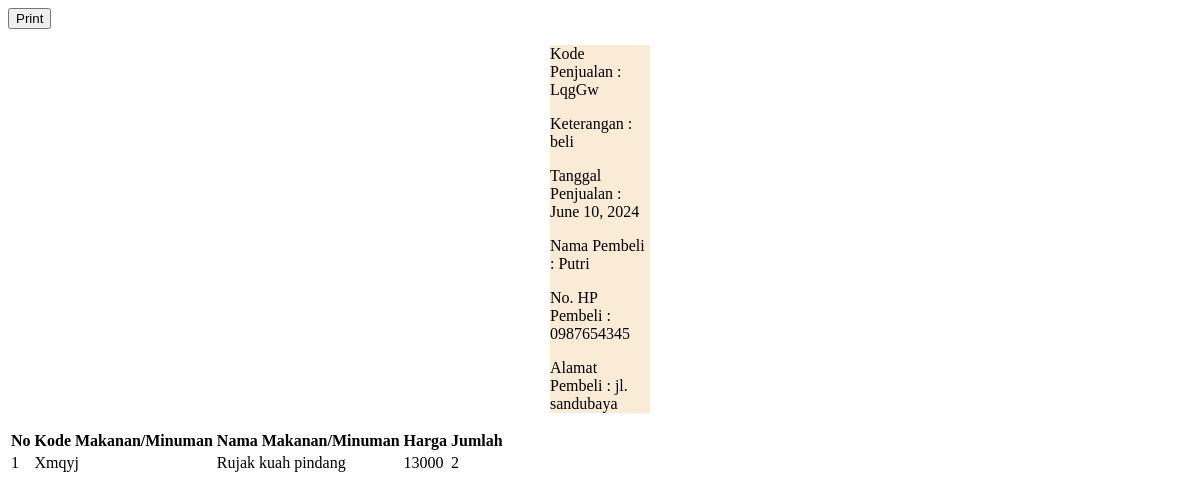
Screenshot of /kasir/sales/1/print-receipt with the database file from the repository.
### kasir/models.py (models this page shows)
class Sale(models.Model):
    code = models.CharField(max_length=10, unique=True)
    description = models.CharField(max_length=100)
    slug = models.TextField(unique=True)
    buyer_name = models.CharField(max_length=20)
    buyer_phone = models.CharField(max_length=15)
    buyer_address = models.CharField(max_length=200)
    ongkir = models.BigIntegerField(default=0)
    sale_date = models.DateField()
    created_at = models.DateTimeField()
    status = models.BooleanField(default=True)

class SaleProduct(models.Model):
    product = models.ForeignKey(Product, on_delete=models.PROTECT)
    sale = models.ForeignKey(Sale, on_delete=models.PROTECT)
    amount = models.IntegerField(default=0)
    price = models.BigIntegerField(default=0)

class Product(models.Model):
    code = models.CharField(max_length=5, unique=True)
    name = models.CharField(max_length=50)
    slug = models.CharField(max_length=100, unique=True)
    price = models.BigIntegerField()
    status = models.BooleanField(default=True)

### kasir/views.py (the view)
# urls.py: path('kasir/sales/<int:sale_id>/print-receipt', views.sale_receipt_print, name='sales.receipt.print'),
def sale_receipt_print(request, sale_id):
    sale = get_object_or_404(Sale, pk=sale_id)
    data = SaleProduct.objects.filter(sale=sale).all()
    context = {
        'sale': sale,
        'data': data
    }
    return render(request, 'kasir/sale-receipt.html', context=context)

### kasir/templates/kasir/sale-receipt.html (shortened to what this page needs)
{% extends 'base.html' %}
{% block content %}
<div class="bg-base-200">
    <button onclick="printReceipt()">Print</button>
  <div id="receipt" style="background-color: antiquewhite; width: 100px; margin: auto;">
    <p>Kode Penjualan : {{sale.code}}</p>
    <p>Keterangan : {{sale.description}}</p>
    <p>Tanggal Penjualan : {{sale.sale_date}}</p>
    <p>Nama Pembeli : {{sale.buyer_name}}</p>
    <p>No. HP Pembeli : {{sale.buyer_phone}}</p>
    <p>Alamat Pembeli : {{sale.buyer_address}}</p>
  </div>
  <section class="container px-4 mx-auto">
    <div class="flex flex-col">
      <div class="-mx-4 -my-2 overflow-x-auto sm:-mx-6 lg:-mx-8">
        <div class="inline-block min-w-full py-2 align-middle md:px-6 lg:px-8">
          <div class="overflow-hidden border border-gray-200 dark:border-gray-700 md:rounded-lg">
            <table class="min-w-full divide-y divide-gray-200 dark:divide-gray-700">
              <thead class="bg-gray-50 dark:bg-gray-800">
                <tr>
                  <th scope="col"
                    class="px-4 py-3.5 text-sm font-normal text-left rtl:text-right text-gray-500 dark:text-gray-400">
                    No
                  </th>
                  <th scope="col"
                    class="px-4 py-3.5 text-sm font-normal text-left rtl:text-right text-gray-500 dark:text-gray-400">
                    Kode Makanan/Minuman
                  </th>
                  <th scope="col"
                    class="px-4 py-3.5 text-sm font-normal text-left rtl:text-right text-gray-500 dark:text-gray-400">
                    Nama Makanan/Minuman
                  </th>
                  <th scope="col"
                    class="px-4 py-3.5 text-sm font-normal text-left rtl:text-right text-gray-500 dark:text-gray-400">
                    Harga
                  </th>
                  <th scope="col"
                    class="px-4 py-3.5 text-sm font-normal text-left rtl:text-right text-gray-500 dark:text-gray-400">
                    Jumlah
                  </th>
                </tr>
              </thead>
              <tbody class="bg-white divide-y divide-gray-200 dark:divide-gray-700 dark:bg-gray-900">
                {% for item in data %}
                <tr>
                  <td class="px-4 py-4 text-sm font-medium text-gray-700 dark:text-gray-200 whitespace-nowrap">
                    <div class="inline-flex items-center gap-x-3">
                      <span>{{ forloop.counter }}</span>
                    </div>
                  </td>
                  <td class="px-4 py-4 text-sm font-medium text-gray-700 dark:text-gray-200 whitespace-nowrap">
                    <div class="inline-flex items-center gap-x-3">
                      <span>{{ item.product.code }}</span>
                    </div>
                  </td>
                  <td class="px-4 py-4 text-sm font-medium text-gray-700 dark:text-gray-200 whitespace-nowrap">
                    <div class="inline-flex items-center gap-x-3">
                      <span>{{ item.product.name }}</span>
                    </div>
                  </td>
                  <td class="px-4 py-4 text-sm font-medium text-gray-700 dark:text-gray-200 whitespace-nowrap">
                    <div class="inline-flex items-center gap-x-3">
                      <span>{{ item.price }}</span>
                    </div>
                  </td>
                  <td class="px-4 py-4 text-sm font-medium text-gray-700 dark:text-gray-200 whitespace-nowrap">
                    <div class="inline-flex items-center gap-x-3">
                      <span>{{ item.amount }}</span>
                    </div>
                  </td>
                  </tr>
                {% endfor %}
                </tbody>
            </table>
          </div>
        </div>
      </div>
    </div>
  </section>
</div>
{% endblock %}

### rows the page displays
Sale: code "LqgGw", description "beli", sale_date "June 10, 2024", buyer_name "Putri", buyer_phone "0987654345", buyer_address "jl. sandubaya"
SaleProduct: product.code "Xmqyj", product.name "Rujak kuah pindang", price "13000", amount "2"
